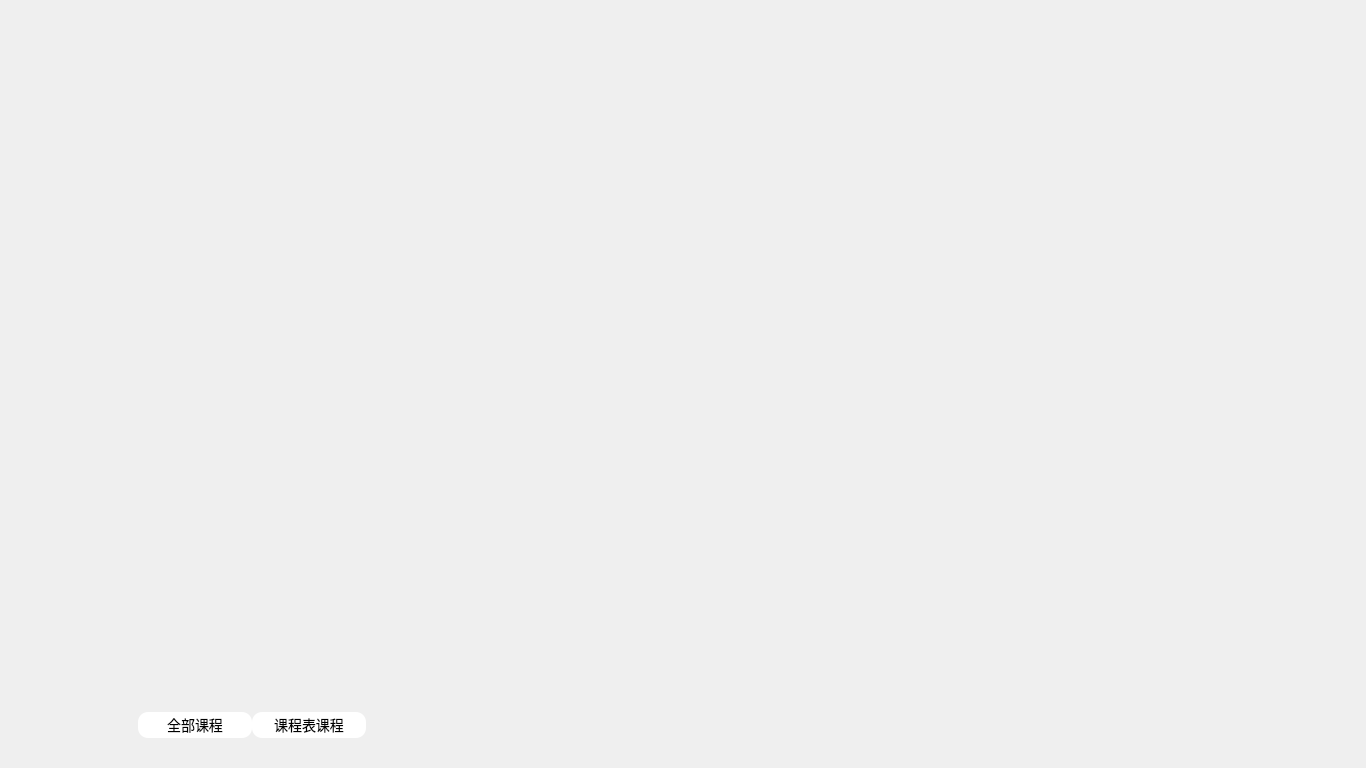
<?xml version="1.0" encoding="UTF-8"?>
<ui version="4.0">
 <class>QTrainMainWindow</class>
 <widget class="QWidget" name="QTrainMainWindow">
  <property name="geometry">
   <rect>
    <x>0</x>
    <y>0</y>
    <width>1366</width>
    <height>768</height>
   </rect>
  </property>
  <property name="windowTitle">
   <string>QTrainMainWindow</string>
  </property>
  <widget class="QLabel" name="tab_widget_label">
   <property name="geometry">
    <rect>
     <x>137</x>
     <y>709</y>
     <width>232</width>
     <height>31</height>
    </rect>
   </property>
   <property name="text">
    <string/>
   </property>
  </widget>
  <widget class="QPushButton" name="tab_widget_right_btn">
   <property name="geometry">
    <rect>
     <x>252</x>
     <y>712</y>
     <width>114</width>
     <height>26</height>
    </rect>
   </property>
   <property name="styleSheet">
    <string notr="true">background-color:white;
color:black;
border-radius: 10px;
font-size:14px;
border-bottom:2px;</string>
   </property>
   <property name="text">
    <string>课程表课程</string>
   </property>
  </widget>
  <widget class="QPushButton" name="tab_widget_left_btn">
   <property name="geometry">
    <rect>
     <x>138</x>
     <y>712</y>
     <width>114</width>
     <height>26</height>
    </rect>
   </property>
   <property name="styleSheet">
    <string notr="true">background-color:white;
color:black;
border-radius: 10px;
font-size:14px;</string>
   </property>
   <property name="text">
    <string>全部课程</string>
   </property>
  </widget>
  <widget class="QPushButton" name="IdentifyauscultationBtn">
   <property name="geometry">
    <rect>
     <x>366</x>
     <y>364</y>
     <width>31</width>
     <height>91</height>
    </rect>
   </property>
   <property name="cursor">
    <cursorShape>PointingHandCursor</cursorShape>
   </property>
   <property name="layoutDirection">
    <enum>Qt::LeftToRight</enum>
   </property>
   <property name="styleSheet">
    <string notr="true">border-style:solid;
image:url(:/images/compare_sidepull.png)</string>
   </property>
   <property name="text">
    <string/>
   </property>
  </widget>
 </widget>
 <layoutdefault spacing="6" margin="11"/>
 <resources/>
 <connections/>
</ui>
